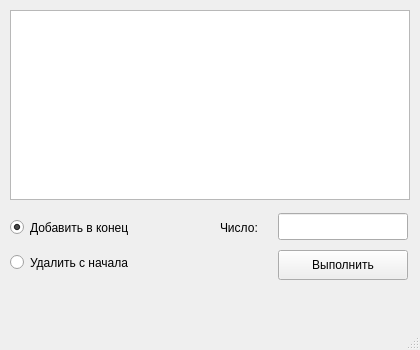
<?xml version="1.0" encoding="UTF-8"?>
<ui version="4.0">
 <class>MainWindow</class>
 <widget class="QMainWindow" name="MainWindow">
  <property name="geometry">
   <rect>
    <x>0</x>
    <y>0</y>
    <width>420</width>
    <height>350</height>
   </rect>
  </property>
  <property name="minimumSize">
   <size>
    <width>420</width>
    <height>350</height>
   </size>
  </property>
  <property name="maximumSize">
   <size>
    <width>420</width>
    <height>350</height>
   </size>
  </property>
  <property name="windowTitle">
   <string>MainWindow</string>
  </property>
  <widget class="QWidget" name="centralwidget">
   <widget class="QTextEdit" name="textEdit">
    <property name="geometry">
     <rect>
      <x>10</x>
      <y>10</y>
      <width>400</width>
      <height>190</height>
     </rect>
    </property>
    <property name="font">
     <font>
      <family>Courier New</family>
      <pointsize>11</pointsize>
     </font>
    </property>
    <property name="readOnly">
     <bool>true</bool>
    </property>
   </widget>
   <widget class="QRadioButton" name="radioButton">
    <property name="geometry">
     <rect>
      <x>10</x>
      <y>215</y>
      <width>190</width>
      <height>25</height>
     </rect>
    </property>
    <property name="text">
     <string>Добавить в конец</string>
    </property>
    <property name="checked">
     <bool>true</bool>
    </property>
   </widget>
   <widget class="QRadioButton" name="radioButton_2">
    <property name="geometry">
     <rect>
      <x>10</x>
      <y>250</y>
      <width>190</width>
      <height>25</height>
     </rect>
    </property>
    <property name="text">
     <string>Удалить с начала</string>
    </property>
   </widget>
   <widget class="QLabel" name="label">
    <property name="geometry">
     <rect>
      <x>220</x>
      <y>215</y>
      <width>55</width>
      <height>25</height>
     </rect>
    </property>
    <property name="text">
     <string>Число:</string>
    </property>
   </widget>
   <widget class="QLineEdit" name="lineEdit">
    <property name="geometry">
     <rect>
      <x>278</x>
      <y>213</y>
      <width>130</width>
      <height>27</height>
     </rect>
    </property>
   </widget>
   <widget class="QPushButton" name="pushButton">
    <property name="geometry">
     <rect>
      <x>278</x>
      <y>250</y>
      <width>130</width>
      <height>30</height>
     </rect>
    </property>
    <property name="text">
     <string>Выполнить</string>
    </property>
   </widget>
  </widget>
  <widget class="QStatusBar" name="statusbar"/>
 </widget>
 <resources/>
 <connections/>
</ui>
